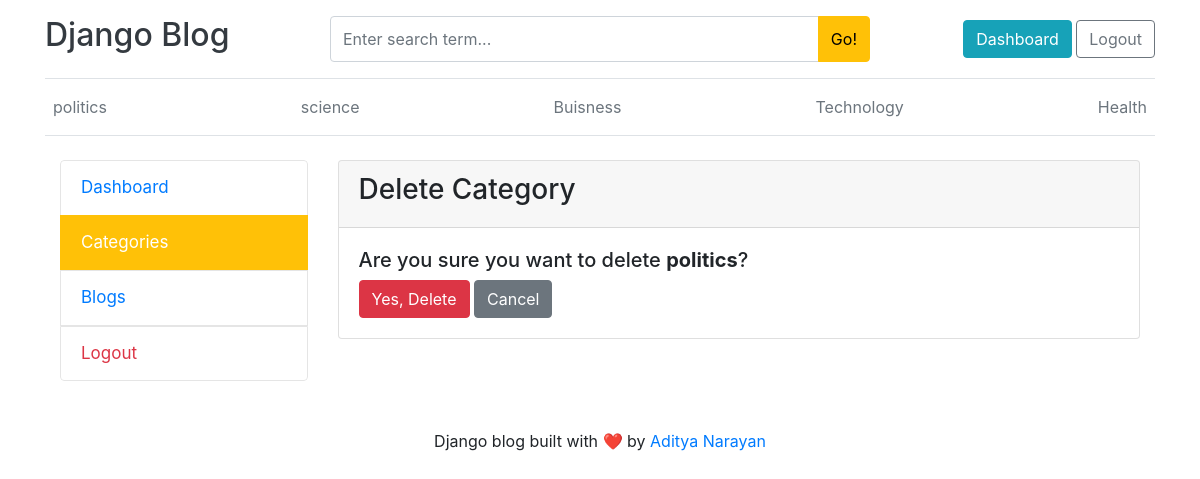
/dashboard/categories/edit/2/ (signed in), run on an earlier commit of the app's database.
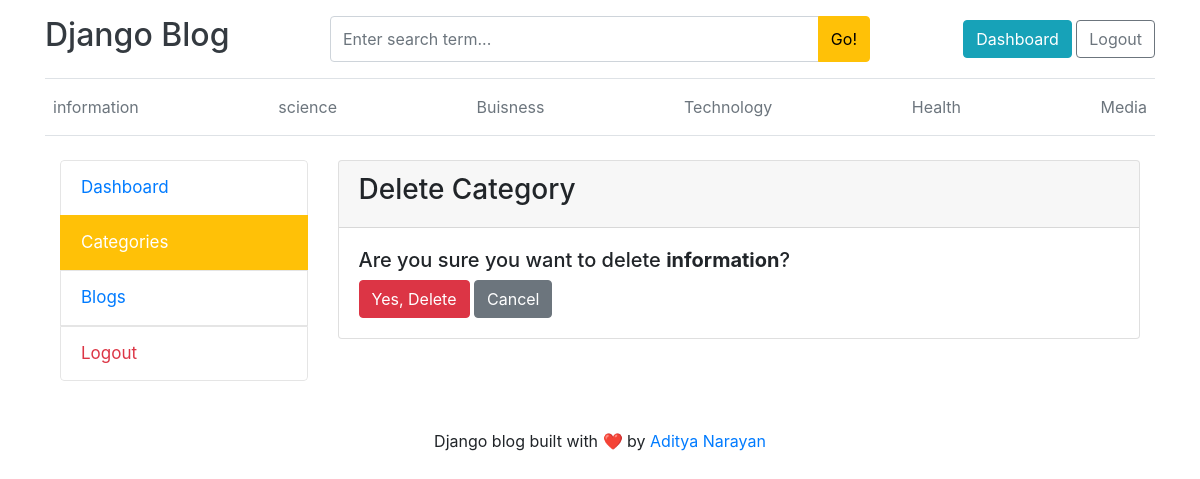
And on a later commit of the database.
### blogs/models.py (models this page shows, shortened)
class Category(models.Model):
    category_name = models.CharField(max_length=50, unique=True)
    created_at = models.DateTimeField(auto_now_add=True)
    updated_at = models.DateTimeField(auto_now=True)
    class Meta:
        verbose_name_plural = "Categories"

### dashboard/views.py (the view, shortened to what this page needs)
# urls.py: path('categories/edit/<int:pk>/', views.edit_category, name='edit_category'),
@login_required(login_url='login')
@manager_required
def edit_category(request, pk):
    category = get_object_or_404(Category, pk=pk)
    return render(request, "edit_category.html", {
        "category": category
    })

### blogs/context_processors.py (called while the page is built)
def get_categories(request):
    categories = Category.objects.all()
    return {
        'categories': categories,
    }

def get_Social_links(request):
    social_links=SocialLink.objects.all()
    return dict(social_links=social_links)

### dashboard/views.py (called while the page is built)
def manager_required(view_func):
    @wraps(view_func)
    def wrapper(request, *args, **kwargs):
        if request.user.is_superuser:
            return view_func(request, *args, **kwargs)
        if request.user.groups.filter(name="Manager").exists():
            return view_func(request, *args, **kwargs)
        return HttpResponseForbidden(
            "You are not authorized to access this page."
        )
    return wrapper

### blog_main/templates/edit_category.html (shortened to what this page needs)
{% extends 'base.html' %}
{% block content %}
<div class="container mt-4">
    <div class="row">
        <div class="col-md-3 dashboard-sidebar">
            <div class="list-group">
                <a href="{% url 'dashboard' %}" class="list-group-item">
                    Dashboard
                </a>
                <a href="{% url 'categories' %}" class="list-group-item active">
                    Categories
                </a>
                <a href="#" class="list-group-item">
                    Blogs
                </a>
                <a href="{% url 'logout' %}" class="list-group-item text-danger">
                    Logout
                </a>
            </div>
        </div>
        <div class="col-md-9">
            <div class="card">
                <div class="card-header">
                    <h3>Delete Category</h3>
                </div>
                <div class="card-body">
                    <h5>
                        Are you sure you want to delete
                        <strong>{{ category.category_name }}</strong>?
                    </h5>
                    <form method="POST">
                        <button type="submit" class="btn btn-danger">
                            Yes, Delete
                        </button>
                        <a href="{% url 'categories' %}" class="btn btn-secondary">
                            Cancel
                        </a>
                    </form>
                </div>
            </div>
        </div>
    </div>
</div>
{% endblock %}

### blog_main/templates/base.html (shortened to what this page needs)
{% load static %}
<!DOCTYPE html>
<html lang="en">
<head>
    <link rel="stylesheet"
          href="https://cdn.jsdelivr.net/npm/bootstrap@4.6.2/dist/css/bootstrap.min.css">
    <link rel="stylesheet"
          href="https://cdnjs.cloudflare.com/ajax/libs/font-awesome/6.5.2/css/all.min.css">
    <link rel="stylesheet" href="{% static 'css/blog.css' %}">
</head>
<body>
<div class="container">
    <header class="blog-header py-3 border-bottom">
        <div class="row align-items-center">
            <div class="col-md-3">
                <a href="{% url 'home' %}"
                   class="blog-header-logo text-dark"
                   style="text-decoration:none;">
                    <h2>Django Blog</h2>
                </a>
            </div>
            <div class="col-md-6">
                <form action="{% url 'search' %}" method="GET">
                    <div class="input-group">
                        <input
                            type="text"
                            name="keyword"
                            class="form-control"
                            placeholder="Enter search term...">
                        <div class="input-group-append">
                            <button class="btn btn-warning" type="submit">
                                Go!
                            </button>
                        </div>
                    </div>
                </form>
            </div>
            <div class="col-md-3 text-right">
                {% if user.is_authenticated %}
                    <a href="{% url 'dashboard' %}"
                       class="btn btn-info">
                        Dashboard
                    </a>
                    <a href="{% url 'logout' %}"
                       class="btn btn-outline-secondary">
                        Logout
                    </a>
                {% endif %}
            </div>
        </div>
    </header>
    <div class="nav-scroller py-2 mb-4 border-bottom">
        <nav class="nav d-flex justify-content-between">
            {% for cat in categories %}
                <a class="p-2 text-muted"
                   href="{% url 'post_by_category' cat.id %}">
                    {{ cat.category_name }}
                </a>
            {% endfor %}
        </nav>
    </div>
    {% block content %}
    {% endblock %}
</div>
<footer class="blog-footer mt-5">
    <div class="container text-center">
        <p class="mb-0">
            Django blog built with ❤️ by
            <a href="#">Aditya Narayan</a>
        </p>
    </div>
</footer>
</body>
</html>

What changed in the data, as far as the page shows it:
changed Category: category_name "politics" → "information"
added Category: category_name "Media"
